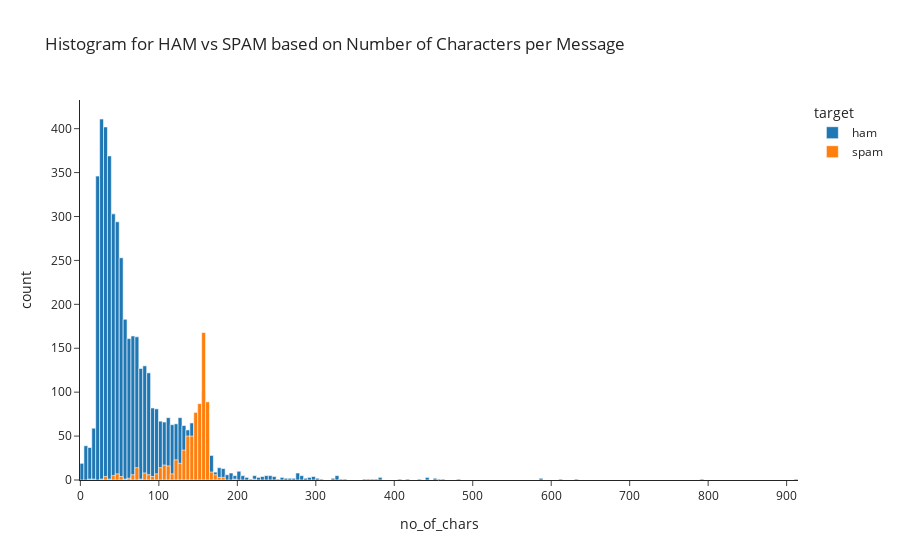

Write notebook code for a chart like this one.
### Code cell
fig = px.histogram(df, x = 'no_of_chars', color = 'target', 
                   template = 'simple_white', 
                   title = "Histogram for HAM vs SPAM based on Number of Characters per Message")

fig.update_xaxes(showgrid = False)
fig.update_yaxes(showgrid = False)
fig.update_layout(barmode = 'overlay')
fig.show()

### Figure 1 — Plotly figure (JSON) as saved in the notebook; plotly's stock layout.template omitted (floating-point values rounded to 4 significant figures; data arrays with more than 128 entries replaced by an {"elided": "..."} marker saying what was removed)
{"data": [{"alignmentgroup": "True", "bingroup": "x", "hovertemplate": "target=ham<br>no_of_chars=%{x}<br>count=%{y}<extra></extra>", "legendgroup": "ham", "marker": {"color": "#1F77B4", "pattern": {"shape": ""}}, "name": "ham", "offsetgroup": "ham", "orientation": "v", "showlegend": true, "type": "histogram", "x": {"elided": "4825 int values"}, "xaxis": "x", "yaxis": "y"}, {"alignmentgroup": "True", "bingroup": "x", "hovertemplate": "target=spam<br>no_of_chars=%{x}<br>count=%{y}<extra></extra>", "legendgroup": "spam", "marker": {"color": "#FF7F0E", "pattern": {"shape": ""}}, "name": "spam", "offsetgroup": "spam", "orientation": "v", "showlegend": true, "type": "histogram", "x": {"elided": "747 int values"}, "xaxis": "x", "yaxis": "y"}], "layout": {"barmode": "overlay", "legend": {"title": {"text": "target"}, "tracegroupgap": 0}, "title": {"text": "Histogram for HAM vs SPAM based on Number of Characters per Message"}, "xaxis": {"anchor": "y", "domain": [0, 1], "showgrid": false, "title": {"text": "no_of_chars"}}, "yaxis": {"anchor": "x", "domain": [0, 1], "showgrid": false, "title": {"text": "count"}}}}
